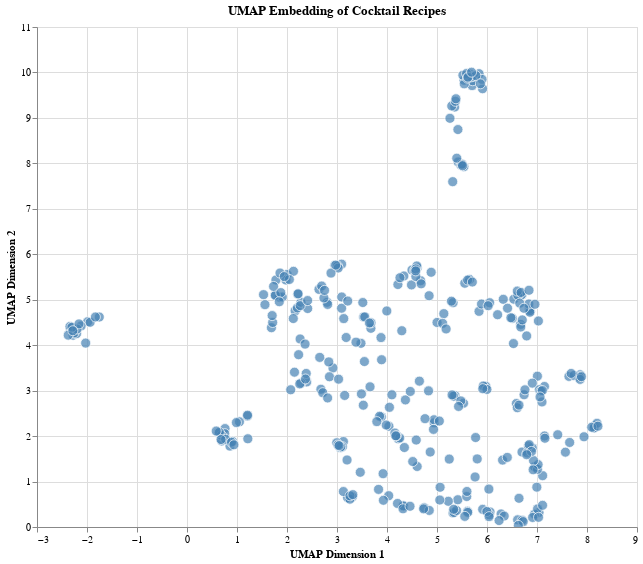

The notebook cell this image was saved under:
### Code cell
import altair as alt

# Create UMAP embedding from the distance matrix
reducer: umap.UMAP = umap.UMAP(
    n_neighbors=15, 
    n_components=2, 
    metric='precomputed', 
    random_state=42
)
embedding: np.ndarray = reducer.fit_transform(distance_matrix_sklearn)

# Create a DataFrame with the embedding coordinates and names
embedding_df: pd.DataFrame = pd.DataFrame(
    embedding,
    columns=['UMAP1', 'UMAP2'],
    index=distance_df_sklearn.index
)
embedding_df['name'] = embedding_df.index

# Add recipe information for each cocktail
def get_recipe_string(cocktail_name: str) -> str:
    """Get the recipe as a formatted string for a given cocktail."""
    recipe = df_normalized.loc[cocktail_name, :]
    ingredients = recipe[recipe > 0]
    
    if len(ingredients) == 0:
        return "No ingredients found"
    
    # Format ingredients with proportions
    recipe_parts = []
    for ingredient, proportion in ingredients.items():
        # Handle multi-level column names if they exist
        if isinstance(ingredient, tuple):
            ingredient_name = ' - '.join(str(part) for part in ingredient)
        else:
            ingredient_name = str(ingredient)
        recipe_parts.append(f"{ingredient_name}: {proportion:.3f}")
    
    return " | ".join(recipe_parts)

# Add recipe strings to the embedding dataframe
embedding_df['recipe'] = embedding_df['name'].apply(get_recipe_string)

# Create the Altair chart
chart: alt.Chart = alt.Chart(embedding_df.reset_index()).mark_circle(
    size=100, 
    opacity=0.7
).encode(
    x=alt.X('UMAP1:Q', title='UMAP Dimension 1'),
    y=alt.Y('UMAP2:Q', title='UMAP Dimension 2'),
    tooltip=['name:N', 'recipe:N'],
    color=alt.value('steelblue'),
    stroke=alt.value('white'),
    strokeWidth=alt.value(1)
).properties(
    width=600,
    height=500,
    title='UMAP Embedding of Cocktail Recipes'
).interactive()

chart.show()

### Figure 1 — Vega-Lite specification as saved in the notebook (floating-point values rounded to 4 significant figures; data arrays with more than 128 entries replaced by an {"elided": "..."} marker saying what was removed)
{"config": {"view": {"continuousWidth": 300, "continuousHeight": 300}}, "data": {"name": "data-c4f732f9ce2e42bf7a6f25587804d527"}, "mark": {"type": "circle", "opacity": 0.7, "size": 100}, "encoding": {"color": {"value": "steelblue"}, "stroke": {"value": "white"}, "strokeWidth": {"value": 1}, "tooltip": [{"field": "name", "type": "nominal"}, {"field": "recipe", "type": "nominal"}], "x": {"field": "UMAP1", "title": "UMAP Dimension 1", "type": "quantitative"}, "y": {"field": "UMAP2", "title": "UMAP Dimension 2", "type": "quantitative"}}, "height": 500, "params": [{"name": "param_1", "select": {"type": "interval", "encodings": ["x", "y"]}, "bind": "scales"}], "title": "UMAP Embedding of Cocktail Recipes", "width": 600, "$schema": "https://vega.github.io/schema/vega-lite/v5.20.1.json", "datasets": {"data-c4f732f9ce2e42bf7a6f25587804d527": {"elided": "354 records"}}}
